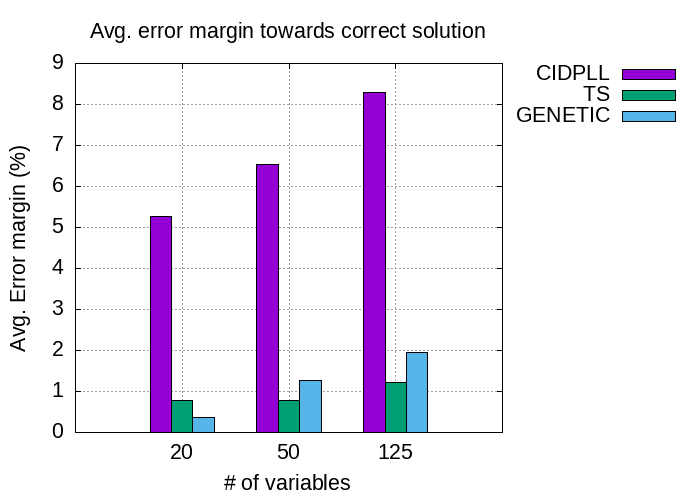

gnuplot code for this plot:
# Configurações básicas
set title "Avg. error margin towards correct solution"
set ylabel "Avg. Error margin (%)"
set xlabel "# of variables"
set grid
set key outside
set key top right

set terminal png size 700,500
set terminal png font "Arial,16"
set output 'error_margin.png'


# Formato dos dados CSV
set datafile separator ','

set style data histograms
set style histogram cluster gap 2
set style fill solid border -1
set boxwidth 1 relative

# Plotar os dados dos dois arquivos
plot "../test_results/processed_results_CIDPLL_5rep.txt" using ($4*100):xtic(1) title "CIDPLL", \
      "../test_results/processed_results_TS_5rep.txt" using ($4*100):xtic(1) title "TS", \
      "../test_results/processed_results_GENETIC_5rep.txt" using ($4*100):xtic(1) title "GENETIC"
     
